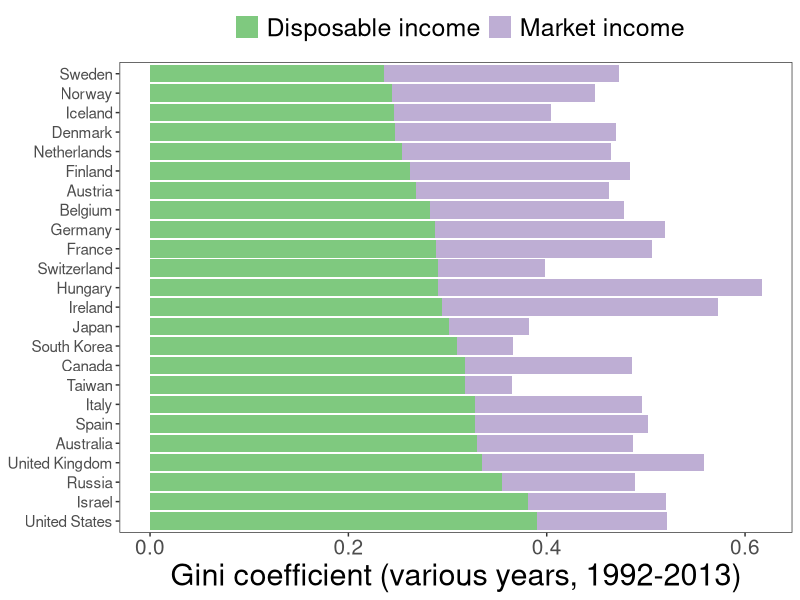
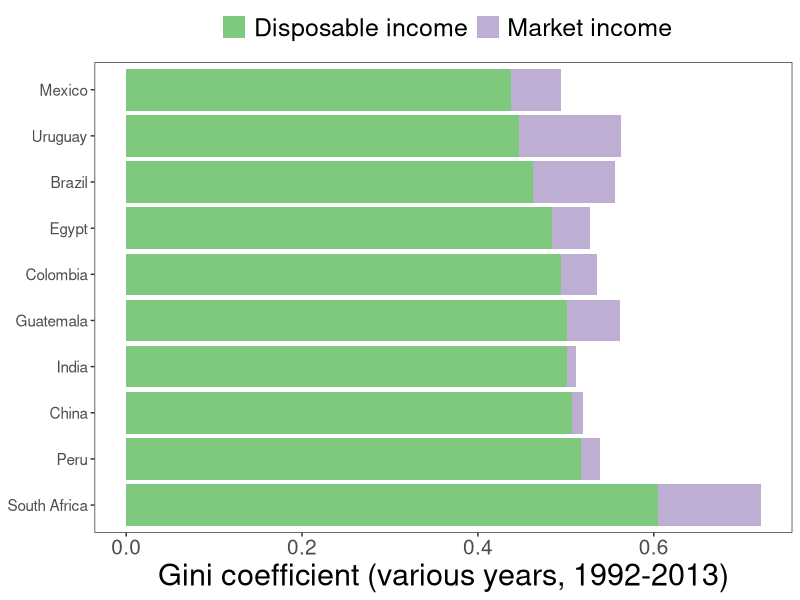
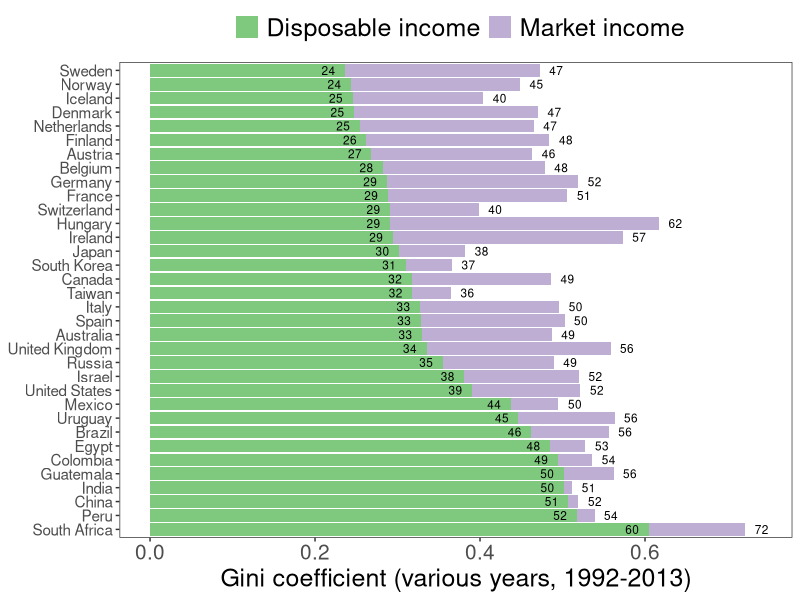
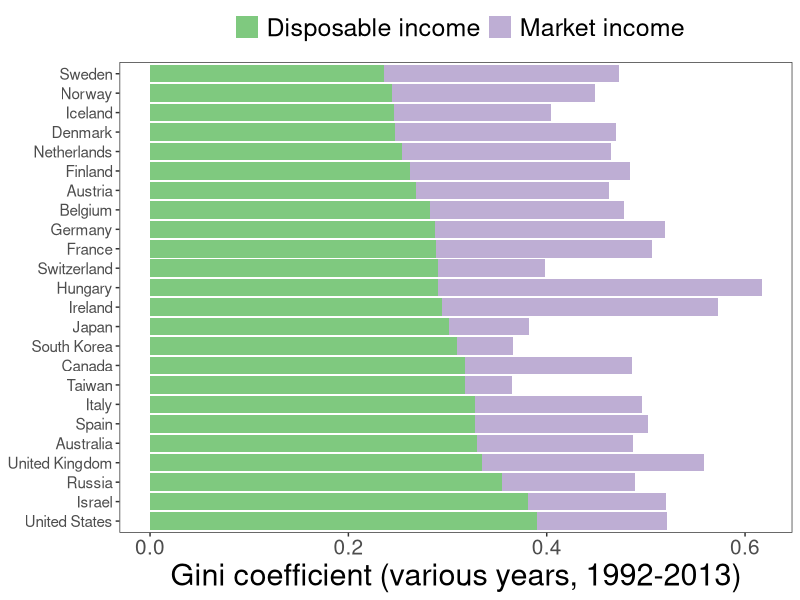
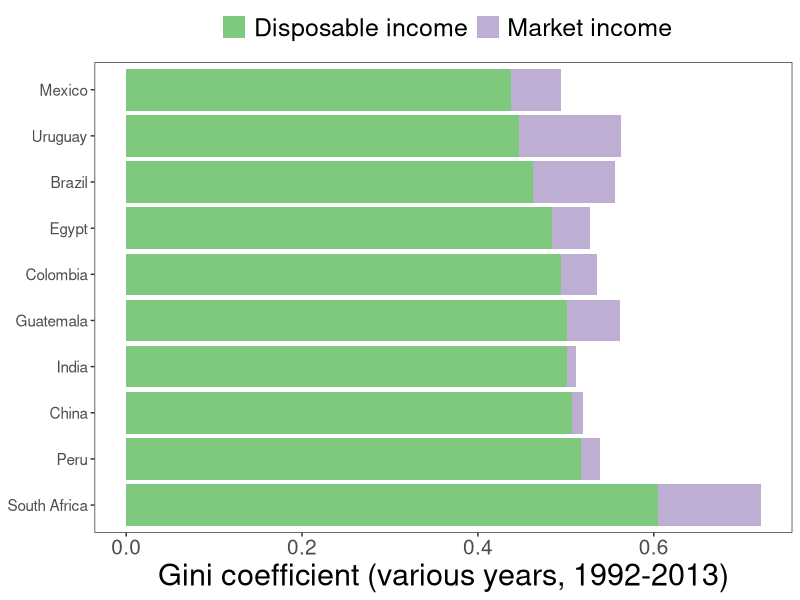
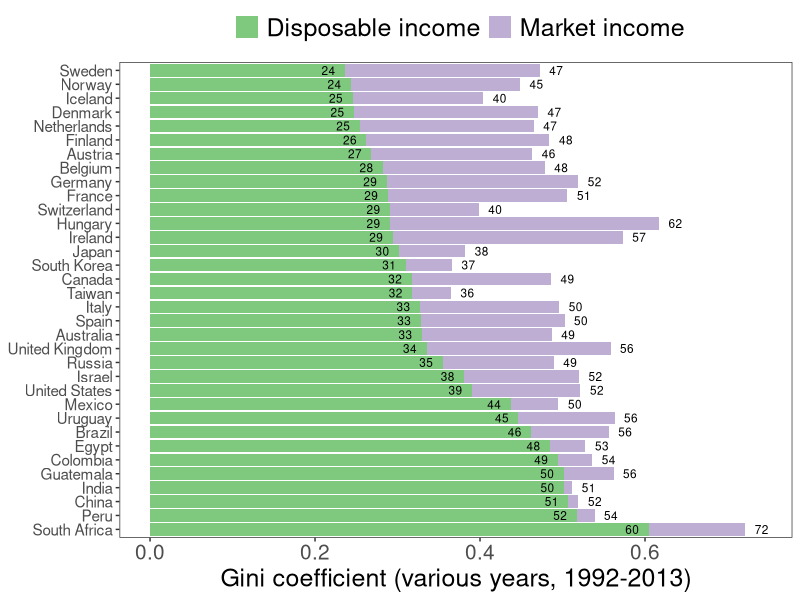

Write the R code that produced these figures, in order.
library(tidyverse)
library(readxl)

Ginis <- read_excel("capitalism/ginis_comparison.xlsx")

#List 1
#filter(!Country %in% c("Greece", "Poland", "Slovenia"))
#filter(!Country %in% c("South Africa", "Uruguay", "Guatemala", "Brazil",  "Peru", "Colombia", "Egypt", "Mexico", "China", "India"))
# Dropped from both: "Greece", "Poland", "Slovenia"

#Wealthy countries only
GiniNar <- 
  Ginis %>% 
  gather(type, gini, -Year, -Country) %>%
  select(type, gini, Country) %>% 
  filter(!Country %in% c("Greece", "Poland", "Slovenia")) %>% #Dropped from both figures
  filter(!Country %in% c("South Africa", "Uruguay", "Guatemala", "Brazil",  "Peru", "Colombia", "Egypt", "Mexico", "China", "India"))

GiniDf2 <- 
  GiniNar %>% 
  filter(type == "DisposableGini") %>%
  mutate(Country = factor(Country))

GiniDf2 <- GiniDf2 %>%
  mutate(sort= 1:n())

GiniDf1 <- 
  GiniNar %>% 
  filter(type == "MarketGini")

GiniDf1$sort <- GiniDf2$sort

GiniDf1 <- 
  GiniDf1 %>%
  mutate(Country = factor(Country),
         Country= fct_reorder(Country, sort)) 

GiniPlotDf <- bind_rows(GiniDf1, GiniDf2)

Giniplot <- 
  GiniPlotDf %>%
  ggplot(aes(y = gini, x = reorder(Country, -sort), fill = type)) + 
  geom_bar(stat = "identity", position = "identity") + 
  scale_fill_brewer( type = "qual", palette = "Accent", 
                     breaks = c ("DisposableGini", "MarketGini"),
                     labels = c ("Disposable income", 
                                 "Market income"), 
                     name = "") +
  ylab("Gini coefficient (various years, 1992-2013)") +
  xlab("") +
  theme_bw() +
  theme(legend.position = "top",
        legend.text.align = 0,
        panel.grid = element_blank(),
        axis.title = element_text(size = 22),
        axis.text.y = element_text(size = 11),
        #legend.title = element_text(size = 16),
        legend.text = element_text(size = 18),
        legend.title = element_text(size = 18),
        axis.title.y = element_blank(),
        axis.text.x = element_text(size = 15)) +
  coord_flip()
Giniplot

pdf(file = "capitalism/gini_comparisons_wealthy.pdf", width = 8, height = 6)
Giniplot
dev.off()

#Low and middle income countries only
GiniNar2 <- 
  Ginis %>% 
  gather(type, gini, -Year, -Country) %>%
  select(type, gini, Country) %>% 
  filter(!Country %in% c("Greece", "Poland", "Slovenia")) %>% #Dropped from both figures
  filter(Country %in% c("South Africa", "Uruguay", "Guatemala", "Brazil",  "Peru", "Colombia", "Egypt", "Mexico", "China", "India"))

GiniDf2a <- 
  GiniNar2 %>% 
  filter(type == "DisposableGini") %>%
  mutate(Country = factor(Country))

GiniDf2a <- GiniDf2a %>%
  mutate(sort= 1:n())

GiniDf1a <- 
  GiniNar2 %>% 
  filter(type == "MarketGini")

GiniDf1a$sort <- GiniDf2a$sort

GiniDf1a <- 
  GiniDf1a %>%
  mutate(Country = factor(Country),
         Country= fct_reorder(Country, sort)) 

GiniPlotDf2 <- bind_rows(GiniDf1a, GiniDf2a)

Giniplot2 <- 
  GiniPlotDf2 %>%
  ggplot(aes(y = gini, x = reorder(Country, -sort), fill = type)) + 
  geom_bar(stat = "identity", position = "identity") + 
  scale_fill_brewer( type = "qual", palette = "Accent", 
                     breaks = c ("DisposableGini", "MarketGini"),
                     labels = c ("Disposable income", 
                                 "Market income"), 
                     name = "") +
  ylab("Gini coefficient (various years, 1992-2013)") +
  xlab("") +
  theme_bw() +
  theme(legend.position = "top",
        legend.text.align = 0,
        panel.grid = element_blank(),
        axis.title = element_text(size = 22),
        axis.text.y = element_text(size = 11),
        #legend.title = element_text(size = 16),
        legend.text = element_text(size = 18),
        legend.title = element_text(size = 18),
        axis.title.y = element_blank(),
        axis.text.x = element_text(size = 15)) +
  coord_flip()
Giniplot2

pdf(file = "capitalism/gini_comparisons_lowmiddle.pdf", width = 8, height = 6)
Giniplot2
dev.off()


#Pooled sample, but with three countries gone regardless
GiniNar <- 
  Ginis %>% 
  gather(type, gini, -Year, -Country) %>%
  select(type, gini, Country) %>% 
  filter(!Country %in% c("Greece", "Poland", "Slovenia")) #Dropped from both figures
 

GiniDf2 <- 
  GiniNar %>% 
  filter(type == "DisposableGini") %>%
  mutate(Country = factor(Country))

GiniDf2 <- GiniDf2 %>%
  mutate(sort= 1:n())

GiniDf1 <- 
  GiniNar %>% 
  filter(type == "MarketGini")

GiniDf1$sort <- GiniDf2$sort

GiniDf1 <- 
  GiniDf1 %>%
  mutate(Country = factor(Country),
         Country= fct_reorder(Country, sort)) 

GiniPlotDf <- bind_rows(GiniDf1, GiniDf2)

GiniPlotDf$label <-ifelse(GiniPlotDf$type == "MarketGini", GiniPlotDf$gini + 0.02, GiniPlotDf$gini- 0.02)

Giniplot <- 
  GiniPlotDf %>%
  ggplot(aes(y = gini, x = reorder(Country,-sort), fill = type)) + 
  geom_bar(stat = "identity", position = "identity") + 
  scale_fill_brewer( type = "qual", palette = "Accent", 
                     breaks = c ("DisposableGini", "MarketGini"),
                     labels = c ("Disposable income", 
                                 "Market income"), 
                     name = "") +
geom_text(aes(y=label,label=round(gini,2)*100), size=3) +
 ylab("Gini coefficient (various years, 1992-2013)") +
  xlab("") +
  theme_bw() +
  theme(legend.position = "top",
        legend.text.align = 0,
        panel.grid = element_blank(),
        axis.title = element_text(size = 18),
        axis.text.y = element_text(size = 11),
        #legend.title = element_text(size = 16),
        legend.text = element_text(size = 18),
        legend.title = element_text(size = 18),
        axis.title.y = element_blank(),
        axis.text.x = element_text(size = 15)) +
  coord_flip()
Giniplot

pdf(file = "capitalism/gini_comparisons.pdf", width = 8, height = 8)
Giniplot
dev.off()
